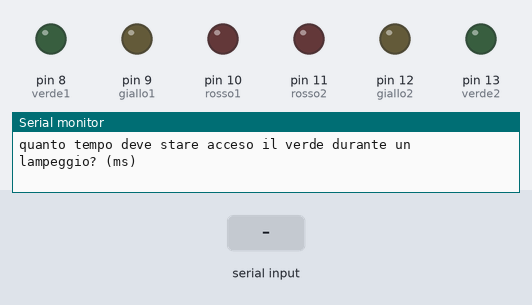
Bench run of a sketch on a simulated Arduino Uno, built with avr-gcc and run on an emulated ATmega328P. On the bench: output pins drawn as LEDs (lit = HIGH), the last lines printed to the serial monitor. The inputs (shaded band) are chosen by the test bench.

Above: at 0.8 s.
0.9 s: "90,45\n" received over Serial
3.4 s: "30,150\n" received over Serial
5.9 s: "0\n" received over Serial
8.4 s: "5\n" received over Serial
At 9.7 s:
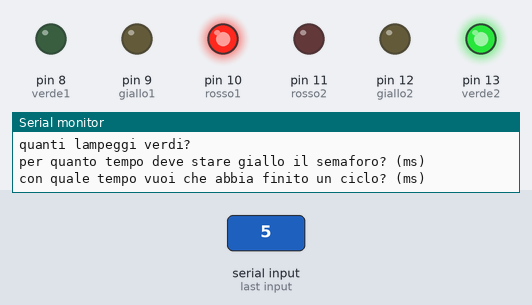
Timing chart, 0 to 11.4 s (numbered marks = the images above; inputs shaded):
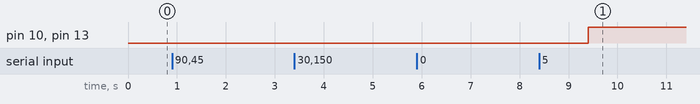

The sketch:

FeltrinEmanuele_a_Semaforo.ino
```cpp
  int tempogiallo; //input
  int temposemaforo; //input
  int lampeggiverde; //input
  int tempolampeggiverde; //input
  int tempoverde; //lo calcolo in seguito
  int temporosso; // lo calcolo in seguito
  int rosso1;
  int giallo1;
  int verde1;
  int rosso2;
  int giallo2;
  int verde2;

  void setup() {
  rosso1 = 10;
  giallo1 = 9;
  verde1 = 8;
  rosso2 = 11;
  giallo2 = 12;
  verde2 = 13;
  pinMode (rosso1,OUTPUT);
  pinMode (giallo1,OUTPUT);
  pinMode (verde1,OUTPUT);
  pinMode (rosso2,OUTPUT);
  pinMode (giallo2,OUTPUT);
  pinMode (verde2,OUTPUT);
  Serial.begin(9600);
  tempolampeggiverde = RichiediValori("quanto tempo deve stare acceso il verde durante un lampeggio? (ms)");
  lampeggiverde      = RichiediValori("quanti lampeggi verdi?");
  tempogiallo        = RichiediValori("per quanto tempo deve stare giallo il semaforo? (ms)");
  temposemaforo      = RichiediValori("con quale tempo vuoi che abbia finito un ciclo? (ms)");
  temporosso         = temposemaforo - tempogiallo;
  tempoverde         = temporosso-lampeggiverde*tempolampeggiverde*2;
  }

  int RichiediValori(String domanda){
  Serial.println(domanda);
  while(Serial.available() == 0) {};
  String inp = Serial.readString();
  return (inp.toInt());}

  void loop()
  {
  fase1(rosso1,verde2);
  fase2(giallo1,giallo2,rosso1);
  fase1(rosso2,verde1);
  digitalWrite (rosso2,LOW);
  fase2(giallo1,giallo2,rosso2);
  }

void fase1 ( int Colore1, int Colore2)
{
 digitalWrite (Colore1,HIGH);
  digitalWrite (Colore2,HIGH);
  delay(tempoverde);
  digitalWrite (Colore2,LOW);
  for (int i=0; i<lampeggiverde; i++)
  {
  digitalWrite (Colore2 , HIGH);
  delay(tempolampeggiverde);
  digitalWrite (Colore2, LOW);
  delay (tempolampeggiverde);
  }
}
void fase2 ( int Colore1, int Colore2, int Colore3 )
{
  digitalWrite (Colore1 ,HIGH);
  digitalWrite (Colore2 ,HIGH);
  digitalWrite (Colore3,HIGH);
  delay (tempogiallo);
  digitalWrite (Colore1 ,LOW);
  digitalWrite (Colore2 ,LOW);
  digitalWrite (Colore3 , LOW);
}
```

Measured:
- after the input at 8.4 s, pin 10 (rosso1), pin 13 (verde2): LOW → HIGH after 1.0 s
